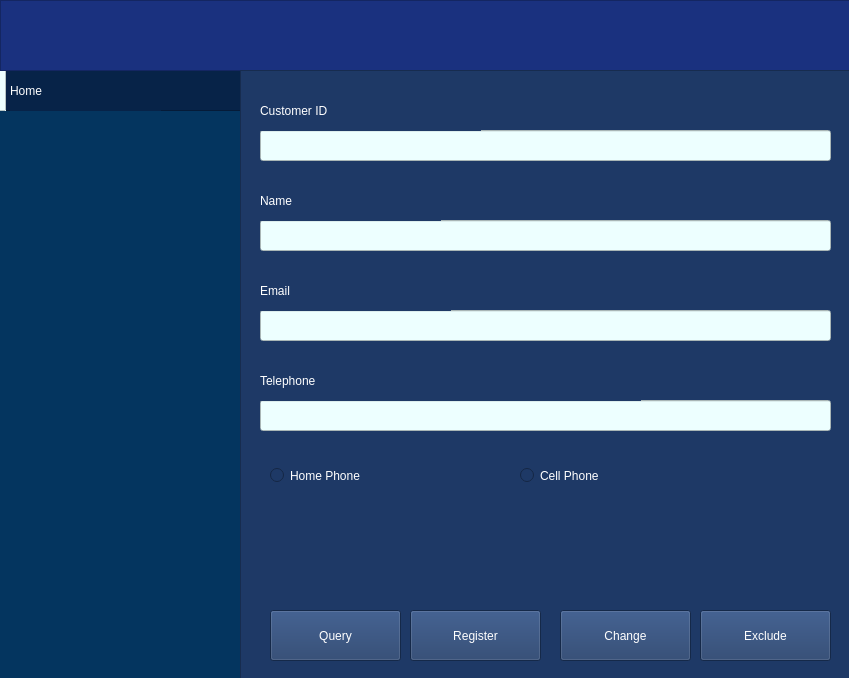
<?xml version="1.0" encoding="UTF-8"?>
<ui version="4.0">
 <class>MainWindow</class>
 <widget class="QMainWindow" name="MainWindow">
  <property name="geometry">
   <rect>
    <x>0</x>
    <y>0</y>
    <width>849</width>
    <height>678</height>
   </rect>
  </property>
  <property name="sizePolicy">
   <sizepolicy hsizetype="Fixed" vsizetype="Fixed">
    <horstretch>0</horstretch>
    <verstretch>0</verstretch>
   </sizepolicy>
  </property>
  <property name="windowTitle">
   <string>MainWindow</string>
  </property>
  <property name="styleSheet">
   <string notr="true">background-color: rgb(30, 57, 102);</string>
  </property>
  <widget class="QWidget" name="centralwidget">
   <widget class="QFrame" name="frame">
    <property name="geometry">
     <rect>
      <x>-10</x>
      <y>0</y>
      <width>251</width>
      <height>681</height>
     </rect>
    </property>
    <property name="styleSheet">
     <string notr="true">
background-color: rgb(9, 6, 109);
background-color: rgb(3, 57, 108);
background-color: rgb(4, 53, 95);</string>
    </property>
    <property name="frameShape">
     <enum>QFrame::StyledPanel</enum>
    </property>
    <property name="frameShadow">
     <enum>QFrame::Raised</enum>
    </property>
    <widget class="QFrame" name="frame_4">
     <property name="geometry">
      <rect>
       <x>0</x>
       <y>70</y>
       <width>251</width>
       <height>41</height>
      </rect>
     </property>
     <property name="styleSheet">
      <string notr="true">

background-color: rgb(2, 62, 84);
background-color: rgb(23, 10, 124);
background-color: rgb(7, 35, 72);</string>
     </property>
     <property name="frameShape">
      <enum>QFrame::StyledPanel</enum>
     </property>
     <property name="frameShadow">
      <enum>QFrame::Raised</enum>
     </property>
     <widget class="QLabel" name="label_5">
      <property name="geometry">
       <rect>
        <x>20</x>
        <y>0</y>
        <width>151</width>
        <height>41</height>
       </rect>
      </property>
      <property name="styleSheet">
       <string notr="true">color: rgb(255, 255, 255);
font: 75 15pt &quot;Segoe UI&quot;;</string>
      </property>
      <property name="text">
       <string>Home</string>
      </property>
     </widget>
     <widget class="QFrame" name="frame_6">
      <property name="geometry">
       <rect>
        <x>0</x>
        <y>0</y>
        <width>16</width>
        <height>41</height>
       </rect>
      </property>
      <property name="styleSheet">
       <string notr="true">background-color: rgb(237, 255, 255);</string>
      </property>
      <property name="frameShape">
       <enum>QFrame::StyledPanel</enum>
      </property>
      <property name="frameShadow">
       <enum>QFrame::Raised</enum>
      </property>
     </widget>
    </widget>
   </widget>
   <widget class="QFrame" name="frame_2">
    <property name="geometry">
     <rect>
      <x>0</x>
      <y>0</y>
      <width>1021</width>
      <height>71</height>
     </rect>
    </property>
    <property name="styleSheet">
     <string notr="true">background-color: rgb(26, 49, 127)</string>
    </property>
    <property name="frameShape">
     <enum>QFrame::StyledPanel</enum>
    </property>
    <property name="frameShadow">
     <enum>QFrame::Raised</enum>
    </property>
   </widget>
   <widget class="QFrame" name="frame_3">
    <property name="geometry">
     <rect>
      <x>240</x>
      <y>70</y>
      <width>781</width>
      <height>611</height>
     </rect>
    </property>
    <property name="styleSheet">
     <string notr="true">background-color: rgb(30, 57, 102);</string>
    </property>
    <property name="frameShape">
     <enum>QFrame::StyledPanel</enum>
    </property>
    <property name="frameShadow">
     <enum>QFrame::Raised</enum>
    </property>
    <widget class="QLineEdit" name="IDCustomer">
     <property name="geometry">
      <rect>
       <x>20</x>
       <y>60</y>
       <width>571</width>
       <height>31</height>
      </rect>
     </property>
     <property name="styleSheet">
      <string notr="true">background-color: rgb(237, 255, 255);
font: 75 15pt &quot;Segoe UI&quot;;</string>
     </property>
    </widget>
    <widget class="QLineEdit" name="NameCustomer">
     <property name="geometry">
      <rect>
       <x>20</x>
       <y>150</y>
       <width>571</width>
       <height>31</height>
      </rect>
     </property>
     <property name="styleSheet">
      <string notr="true">background-color: rgb(237, 255, 255);
font: 75 15pt &quot;Segoe UI&quot;;</string>
     </property>
    </widget>
    <widget class="QLineEdit" name="EmailCustomer">
     <property name="geometry">
      <rect>
       <x>20</x>
       <y>240</y>
       <width>571</width>
       <height>31</height>
      </rect>
     </property>
     <property name="styleSheet">
      <string notr="true">background-color: rgb(237, 255, 255);
font: 75 15pt &quot;Segoe UI&quot;;</string>
     </property>
    </widget>
    <widget class="QLineEdit" name="TelephoneCustomer">
     <property name="geometry">
      <rect>
       <x>20</x>
       <y>330</y>
       <width>571</width>
       <height>31</height>
      </rect>
     </property>
     <property name="styleSheet">
      <string notr="true">background-color: rgb(237, 255, 255);
font: 75 15pt &quot;Segoe UI&quot;;</string>
     </property>
    </widget>
    <widget class="QRadioButton" name="HomeTell">
     <property name="geometry">
      <rect>
       <x>30</x>
       <y>380</y>
       <width>221</width>
       <height>51</height>
      </rect>
     </property>
     <property name="styleSheet">
      <string notr="true">color: rgb(255, 255, 255);
font: 75 15pt &quot;Segoe UI&quot;;</string>
     </property>
     <property name="text">
      <string>Home Phone</string>
     </property>
    </widget>
    <widget class="QRadioButton" name="CellPhone">
     <property name="geometry">
      <rect>
       <x>280</x>
       <y>380</y>
       <width>251</width>
       <height>51</height>
      </rect>
     </property>
     <property name="styleSheet">
      <string notr="true">color: rgb(255, 255, 255);
font: 75 15pt &quot;Segoe UI&quot;;</string>
     </property>
     <property name="text">
      <string>Cell Phone</string>
     </property>
    </widget>
    <widget class="QPushButton" name="RegisterButton">
     <property name="geometry">
      <rect>
       <x>170</x>
       <y>540</y>
       <width>131</width>
       <height>51</height>
      </rect>
     </property>
     <property name="styleSheet">
      <string notr="true">color: rgb(255, 255, 255);
font: 75 15pt &quot;Segoe UI&quot;;</string>
     </property>
     <property name="text">
      <string>Register</string>
     </property>
    </widget>
    <widget class="QLabel" name="label">
     <property name="geometry">
      <rect>
       <x>20</x>
       <y>20</y>
       <width>221</width>
       <height>41</height>
      </rect>
     </property>
     <property name="styleSheet">
      <string notr="true">color: rgb(255, 255, 255);
font: 75 15pt &quot;Segoe UI&quot;;</string>
     </property>
     <property name="text">
      <string>Customer ID</string>
     </property>
    </widget>
    <widget class="QLabel" name="label_2">
     <property name="geometry">
      <rect>
       <x>20</x>
       <y>110</y>
       <width>181</width>
       <height>41</height>
      </rect>
     </property>
     <property name="styleSheet">
      <string notr="true">color: rgb(255, 255, 255);
font: 75 15pt &quot;Segoe UI&quot;;</string>
     </property>
     <property name="text">
      <string>Name</string>
     </property>
    </widget>
    <widget class="QLabel" name="label_3">
     <property name="geometry">
      <rect>
       <x>20</x>
       <y>200</y>
       <width>191</width>
       <height>41</height>
      </rect>
     </property>
     <property name="styleSheet">
      <string notr="true">color: rgb(255, 255, 255);
font: 75 15pt &quot;Segoe UI&quot;;</string>
     </property>
     <property name="text">
      <string>Email</string>
     </property>
    </widget>
    <widget class="QLabel" name="label_4">
     <property name="geometry">
      <rect>
       <x>20</x>
       <y>290</y>
       <width>381</width>
       <height>41</height>
      </rect>
     </property>
     <property name="styleSheet">
      <string notr="true">color: rgb(255, 255, 255);
font: 75 15pt &quot;Segoe UI&quot;;</string>
     </property>
     <property name="text">
      <string>Telephone</string>
     </property>
    </widget>
    <widget class="QPushButton" name="QueryButton">
     <property name="enabled">
      <bool>true</bool>
     </property>
     <property name="geometry">
      <rect>
       <x>30</x>
       <y>540</y>
       <width>131</width>
       <height>51</height>
      </rect>
     </property>
     <property name="sizePolicy">
      <sizepolicy hsizetype="Preferred" vsizetype="Preferred">
       <horstretch>0</horstretch>
       <verstretch>0</verstretch>
      </sizepolicy>
     </property>
     <property name="styleSheet">
      <string notr="true">color: rgb(255, 255, 255);
font: 75 15pt &quot;Segoe UI&quot;;</string>
     </property>
     <property name="text">
      <string>Query</string>
     </property>
    </widget>
    <widget class="QPushButton" name="ExcludeButton">
     <property name="enabled">
      <bool>true</bool>
     </property>
     <property name="geometry">
      <rect>
       <x>460</x>
       <y>540</y>
       <width>131</width>
       <height>51</height>
      </rect>
     </property>
     <property name="sizePolicy">
      <sizepolicy hsizetype="Preferred" vsizetype="Preferred">
       <horstretch>0</horstretch>
       <verstretch>0</verstretch>
      </sizepolicy>
     </property>
     <property name="styleSheet">
      <string notr="true">color: rgb(255, 255, 255);
font: 75 15pt &quot;Segoe UI&quot;;</string>
     </property>
     <property name="text">
      <string>Exclude</string>
     </property>
    </widget>
    <widget class="QPushButton" name="ChangeButton">
     <property name="enabled">
      <bool>true</bool>
     </property>
     <property name="geometry">
      <rect>
       <x>320</x>
       <y>540</y>
       <width>131</width>
       <height>51</height>
      </rect>
     </property>
     <property name="sizePolicy">
      <sizepolicy hsizetype="Preferred" vsizetype="Preferred">
       <horstretch>0</horstretch>
       <verstretch>0</verstretch>
      </sizepolicy>
     </property>
     <property name="styleSheet">
      <string notr="true">color: rgb(255, 255, 255);
font: 75 15pt &quot;Segoe UI&quot;;</string>
     </property>
     <property name="text">
      <string>Change</string>
     </property>
    </widget>
   </widget>
  </widget>
 </widget>
 <resources/>
 <connections/>
</ui>
